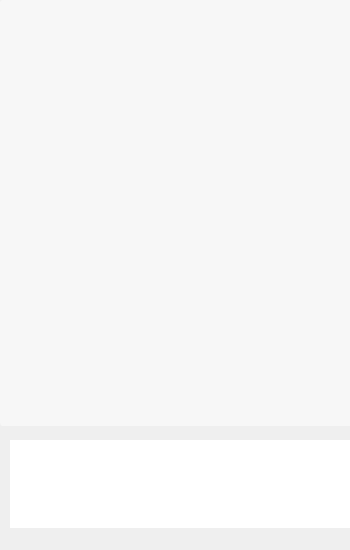
<?xml version="1.0" encoding="UTF-8"?>
<ui version="4.0">
 <class>ChatWindow_Student</class>
 <widget class="QMainWindow" name="ChatWindow_Student">
  <property name="geometry">
   <rect>
    <x>0</x>
    <y>0</y>
    <width>350</width>
    <height>550</height>
   </rect>
  </property>
  <property name="minimumSize">
   <size>
    <width>350</width>
    <height>550</height>
   </size>
  </property>
  <property name="maximumSize">
   <size>
    <width>600</width>
    <height>700</height>
   </size>
  </property>
  <property name="windowTitle">
   <string>Chat -Student</string>
  </property>
  <property name="styleSheet">
   <string notr="true">QWidget
{
	border-radius:3px;
}
QDialog{
background-color:rgb(230, 230, 230);
}
QLineEdit
{
    font: 25 9pt &quot;Microsoft JhengHei&quot;;
    background:white;
    padding-left:4px ;
    padding-top:4px ;
    border-bottom-left-radius:4px;
    border-bottom-right-radius:4px;
    border: 1.2px solid rgb(189 , 189, 189);
    border-top:transparent;
    
}
QLineEdit:hover
{
    font: 25 9pt &quot;Microsoft JhengHei&quot;;
    padding-top:0px ;
    border: 1px solid rgb(21 , 131 , 221);
}
QLineEdit:focus
{
    font: 25 9pt &quot;Microsoft JhengHei&quot;;
    padding-top:0px ;
    border: 1px solid rgb(21 , 131 , 221);
}

QPushButton
{
	font: 25 9pt &quot;Microsoft JhengHei&quot;;
    color:white;
    background-color:rgb(75,164,242);
    border-radius:3px;
}

QPushButton:hover
{
	font: 25 10pt &quot;Microsoft JhengHei&quot;;
    color:white;
    background-color:rgb(44 , 137 , 255);
	border-radius:5px;
}

QPushButton:pressed
{
	font: 25 11pt &quot;Microsoft JhengHei&quot;;
	border-radius:13px;
    color:white;
    background-color:rgb(14 , 135 , 228);
    padding-left:5px;
    padding-top:5px;
}

QPushButton:default
{
	font: 25 9pt &quot;Microsoft JhengHei&quot;;
	border-radius:3px;
    color:white;
    background-color:rgb(44 , 137 , 255);
    padding-left:3px;
    padding-top:3px;
    border: 2px solid rgb(17 , 120 , 221);
}

QPushButton:!enabled
{
	font: 25 9pt &quot;Microsoft JhengHei&quot;;
    color:white;
    background-color:rgb(200 , 200 , 200);
	border-radius:5px;
}
QRadioButton
{
    font: 25 9pt &quot;Microsoft JhengHei&quot;;
}
QLabel#TopImage
{
	border-radius:90px;
}
</string>
  </property>
  <widget class="QWidget" name="centralwidget">
   <widget class="QWidget" name="widget" native="true">
    <property name="geometry">
     <rect>
      <x>0</x>
      <y>430</y>
      <width>693</width>
      <height>200</height>
     </rect>
    </property>
    <property name="minimumSize">
     <size>
      <width>0</width>
      <height>200</height>
     </size>
    </property>
    <property name="maximumSize">
     <size>
      <width>16777215</width>
      <height>250</height>
     </size>
    </property>
    <widget class="QTextEdit" name="textEdit">
     <property name="geometry">
      <rect>
       <x>10</x>
       <y>10</y>
       <width>571</width>
       <height>251</height>
      </rect>
     </property>
     <property name="sizePolicy">
      <sizepolicy hsizetype="Expanding" vsizetype="Preferred">
       <horstretch>0</horstretch>
       <verstretch>0</verstretch>
      </sizepolicy>
     </property>
    </widget>
    <widget class="QPushButton" name="btnSendToTeacher">
     <property name="geometry">
      <rect>
       <x>390</x>
       <y>60</y>
       <width>130</width>
       <height>25</height>
      </rect>
     </property>
     <property name="minimumSize">
      <size>
       <width>130</width>
       <height>25</height>
      </size>
     </property>
     <property name="maximumSize">
      <size>
       <width>130</width>
       <height>25</height>
      </size>
     </property>
     <property name="text">
      <string>Send to Teacher</string>
     </property>
    </widget>
    <widget class="QPushButton" name="btnSendToAll">
     <property name="geometry">
      <rect>
       <x>390</x>
       <y>90</y>
       <width>130</width>
       <height>25</height>
      </rect>
     </property>
     <property name="minimumSize">
      <size>
       <width>130</width>
       <height>25</height>
      </size>
     </property>
     <property name="maximumSize">
      <size>
       <width>130</width>
       <height>25</height>
      </size>
     </property>
     <property name="text">
      <string>Send to All</string>
     </property>
    </widget>
   </widget>
   <widget class="QListWidget" name="listWidget">
    <property name="geometry">
     <rect>
      <x>0</x>
      <y>0</y>
      <width>693</width>
      <height>426</height>
     </rect>
    </property>
    <property name="sizePolicy">
     <sizepolicy hsizetype="Expanding" vsizetype="Preferred">
      <horstretch>0</horstretch>
      <verstretch>0</verstretch>
     </sizepolicy>
    </property>
    <property name="styleSheet">
     <string notr="true">QListWidget{background-color: rgb(247, 247, 247); color:rgb(51,51,51); border: 1px solid  rgb(247, 247, 247);outline:0px;}
QListWidget::Item{background-color: rgb(247, 247, 247);}
QListWidget::Item:hover{background-color: rgb(247, 247, 247); }
QListWidget::item:selected{
	background-color: rgb(247, 247, 247);
	color:black; 
    border: 1px solid  rgb(247, 247, 247);
}
QListWidget::item:selected:!active{border: 1px solid  rgb(247, 247, 247); background-color: rgb(247, 247, 247); color:rgb(51,51,51); } </string>
    </property>
    <property name="verticalScrollBarPolicy">
     <enum>Qt::ScrollBarAsNeeded</enum>
    </property>
    <property name="horizontalScrollBarPolicy">
     <enum>Qt::ScrollBarAlwaysOff</enum>
    </property>
   </widget>
  </widget>
  <widget class="QMenuBar" name="menubar">
   <property name="geometry">
    <rect>
     <x>0</x>
     <y>0</y>
     <width>350</width>
     <height>23</height>
    </rect>
   </property>
  </widget>
  <widget class="QStatusBar" name="statusbar"/>
 </widget>
 <resources/>
 <connections/>
</ui>
